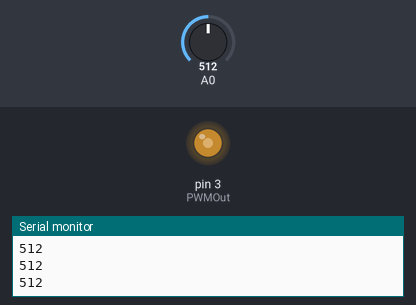
A sketch run on a simulated Arduino Uno, built with avr-gcc and run on an emulated ATmega328P. Shown: output pins drawn as LEDs (lit = HIGH), the last lines printed to the serial monitor. The test bench sets the inputs (shaded band); at power-on: A0 = 512.

Above: at 1.2 s.
1.3 s: A0 set to 716
At 2.5 s:
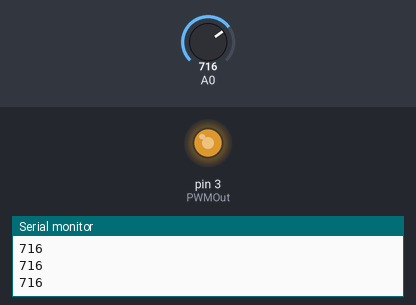
2.8 s: A0 set to 900
At 4.0 s:
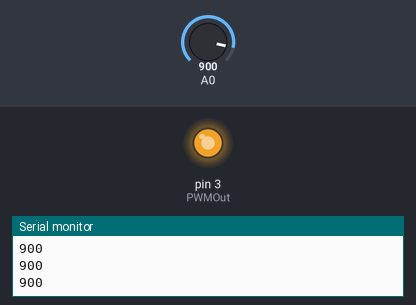
4.3 s: A0 set to 122
At 5.1 s:
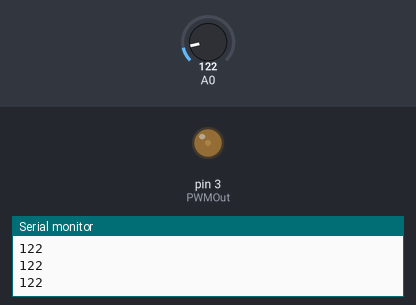
5.8 s: A0 set to 0
At 6.2 s:
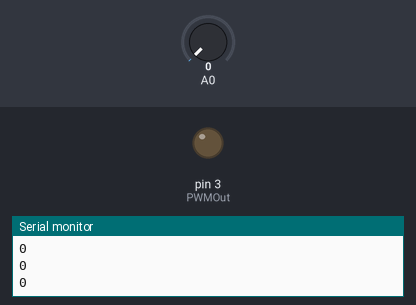
7.3 s: A0 set to 511
At 8.5 s:
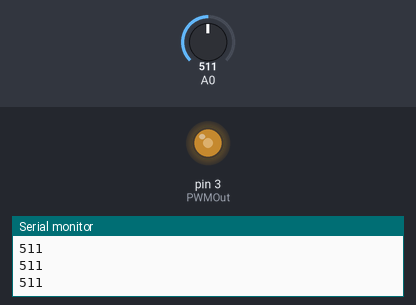
Timing chart, 0 to 9.8 s (numbered marks = the images above; inputs shaded):
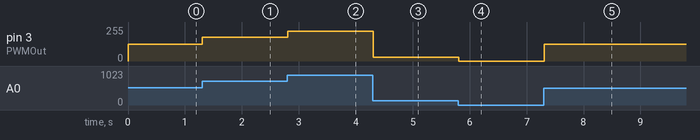

Measured:
- after the input at 1.3 s, pin 3 (PWMOut): 127/255 → 178/255 at once
- after the input at 2.8 s, pin 3 (PWMOut): 178/255 → 224/255 at once
- after the input at 4.3 s, pin 3 (PWMOut): 224/255 → 30/255 at once
- after the input at 5.8 s, pin 3 (PWMOut): 30/255 → 0/255 at once
- after the input at 7.3 s, pin 3 (PWMOut): 0/255 → 127/255 at once

The sketch:

Read_AnalogValue.ino
```cpp
const int PWMOut = 3;
int brightness = 0;


void setup() {
  Serial.begin(9600);
  pinMode(PWMOut, brightness);
}

void loop() {
  int sensorValue = analogRead(A0);
  Serial.println(sensorValue);
  brightness=map(sensorValue,0,1023,0,255);
  analogWrite(PWMOut, brightness);
}
```
